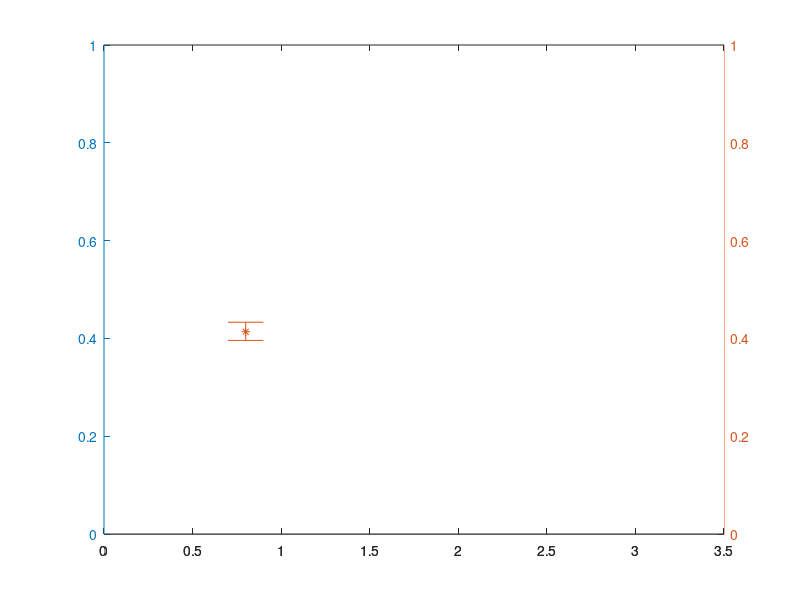

This chart was generated by the following MATLAB code: (Note: this script raises an error after producing the figure.)
%%
%Data
no_dist = [];
no_dist.color1_mean = -0.011595;
no_dist.color1_std = 0.413701;
no_dist.color1_std_range  = [-0.017803,+0.019400];
no_dist.color2_mean = 0.025211;
no_dist.color2_std = 0.792516;
no_dist.color2_std_range  = [-0.042112,+0.046876];
no_dist.depth_mean = 0.018127;
no_dist.depth_std = 1.504885;
no_dist.depth_std_range  = [-0.002335,+0.002342] ;

woffset = [];
woffset.color1_mean = -0.002333;
woffset.color1_std = 0.324316;
woffset.color1_std_range  = [-0.013956,+0.015208];
woffset.color2_mean = 0.019293;
woffset.color2_std = 0.721450;
woffset.color2_std_range  = [-0.038336,+0.042673];
woffset.depth_mean = 0.033979;
woffset.depth_std = 1.117654 ;
woffset.depth_std_range  = [-0.001734,+0.001739] ;

best = [];
best.color1_mean = -0.012670;
best.color1_std = 0.320585 ;
best.color1_std_range  = [-0.013796,+0.015033];
best.color2_mean = 0.062964;
best.color2_std = 0.829205 ;
best.color2_std_range  = [-0.044061,+0.049046];
best.depth_mean = 0.023446;
best.depth_std = 0.771058  ;
best.depth_std_range  = [-0.001196,+0.001200] ;

%%
figure(1);
clf;
[ax,h1,h2]=plotyy([0 1],[0 1],[0 1],[10 0]);
delete(h1)
delete(h2)

%Pixels
axes(ax(1));
ylim([0,1]);
xlim([0,3.5]);
hold on
errorbar(0.8,no_dist.color1_std,-no_dist.color1_std_range(1),no_dist.color1_std_range(2),'*','LineWidth',2);
errorbar(1.0,woffset.color1_std,-woffset.color1_std_range(1),woffset.color1_std_range(2));
errorbar(1.2,best.color1_std,-best.color1_std_range(1),best.color1_std_range(2));

errorbar(1.8,no_dist.color2_std,-no_dist.color2_std_range(1),no_dist.color2_std_range(2));
errorbar(2.0,woffset.color2_std,-woffset.color2_std_range(1),woffset.color2_std_range(2));
errorbar(2.2,best.color2_std,-best.color2_std_range(1),best.color2_std_range(2));

%Disparity
axes(ax(2));
ylim([0,2]);
xlim([0,3.5]);
hold on
errorbar(2.8,no_dist.depth_std,-no_dist.depth_std_range(1),no_dist.depth_std_range(2));
errorbar(3.0,woffset.depth_std,-woffset.depth_std_range(1),woffset.depth_std_range(2));
errorbar(3.2,best.depth_std,-best.depth_std_range(1),best.depth_std_range(2));